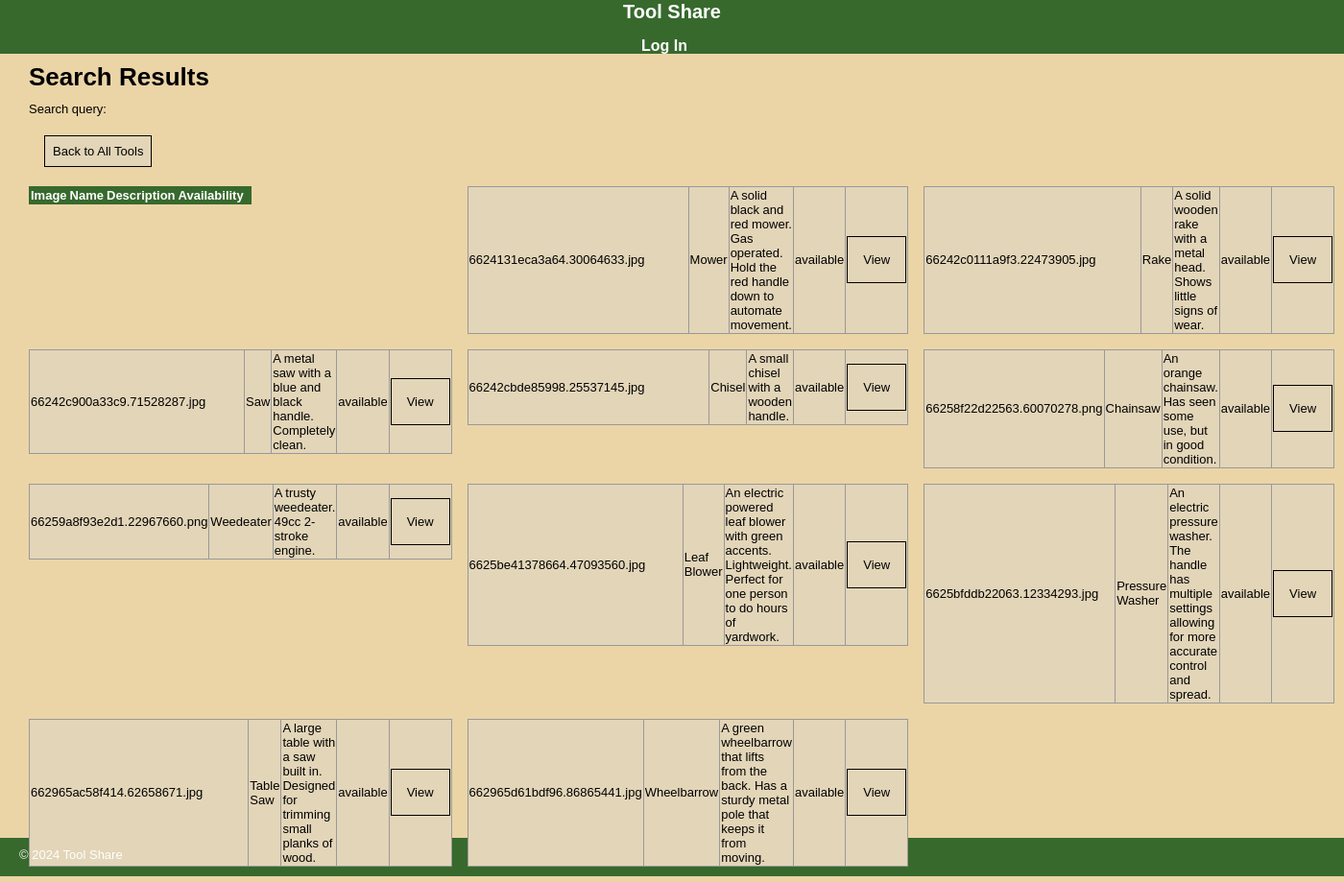
Screenshot of /tools/search.php with the database file from the repository.
### tables this page shows
CREATE TABLE `tools` (
  `id` int(11) NOT NULL,
  `tool_name` varchar(20) NOT NULL,
  `description` varchar(255) NOT NULL,
  `availability` enum('available','in use') NOT NULL,
  `image` varchar(255) NOT NULL
);

### private/classes/DatabaseObject.class.php (called while the page is built, shortened)
<?php
class DatabaseObject {
  static protected $database;
  static protected $table_name = "";
  static public function set_database($database) {
    self::$database = $database;
  }
  static public function find_by_sql($sql) {
    $result = self::$database->query($sql);
    $object_array = [];
    while($record = $result->fetch_assoc()) {
      $object_array[] = static::instantiate($record);
    }
    return $object_array;
  }
  static public function find_all() {
    $sql = "SELECT * FROM " . static::$table_name;
    return static::find_by_sql($sql);
  }
  static protected function instantiate($record) {
    $object = new static;
    foreach($record as $property => $value) {
      if(property_exists($object, $property)) {
        $object->$property = $value;
      }
    }
    return $object;
  }
}
?>

### private/functions.php (called while the page is built, shortened)
<?php
function url_for($script_path) {
  if($script_path[0] != '/') {
    $script_path = "/" . $script_path;
  }
  return WWW_ROOT . $script_path;
}
function u($string="") {
  return urlencode($string);
}
function h($string="") {
  return htmlspecialchars($string);
}
?>

### tools/search.php (the view, shortened to what this page needs)
<?php
$search_query = h($_GET['query'] ?? '');
$tools = Tool::find_all();
$filtered_tools = [];
foreach ($tools as $tool) {
    if (stripos($tool->tool_name, $search_query) !== false || stripos($tool->description, $search_query) !== false) {
        $filtered_tools[] = $tool;
    }
}
?>
<?php include(SHARED_PATH . '/staff_header.php'); ?>
<div id="content">
    <h1>Search Results</h1>
    <p>Search query: <?php echo h($search_query); ?></p>
    <div class="actions">
        <a class="action" href="index.php">Back to All Tools</a>
    </div>
    <table class="list">
        <tr>
            <th>Image</th>
            <th>Name</th>
            <th>Description</th>
            <th>Availability</th>
            <th>&nbsp;</th>
        </tr>
        <?php foreach ($filtered_tools as $tool) { ?>
            <tr>
                <td><?php echo h($tool->image); ?></td>
                <td><?php echo h($tool->tool_name); ?></td>
                <td><?php echo h($tool->description); ?></td>
                <td><?php echo h($tool->availability); ?></td>
                <td><a class="action" href="<?php echo url_for('show.php?id=' . h(u($tool->id))); ?>">View</a></td>
            </tr>
        <?php } ?>
    </table>
</div>
<?php include(SHARED_PATH . '/staff_footer.php'); ?>

### stylesheets/staff.css (style rules this page uses)
html { width: 100%; height: 100%; }
body { width: 100%; height: 100%; margin: 0; padding: 0; font: 13px/15px Verdana, Arial, Helvetica, sans-serif; background-color: #ebd5a7; }
#content { height: 100%; padding: 0 30px; }
.actions { margin-bottom: 1em; padding: 1rem; }
.action { text-decoration: none; color: #000; border: 1px solid #000; padding: .5rem; background-color: #e3d5b8; }
table { border-collapse: collapse; vertical-align: top; }
table.list { width: 100%; margin-bottom: 1rem; }
.list tr { padding-bottom: 1rem; display: block; height: auto; width: 100%; }
table.list tr td { border: 1px solid #999999; background-color: #e3d5b8; float: center; margin: 25px auto; align-content: center; width: 100%; }
table.list tr th { border: 1px solid #37692D; background: #37692D; color: white; text-align: left; }
.list tr td a { text-decoration: none; color: #000; display: flex; justify-content: left; padding: 1rem; height: auto; }

### rows the page displays
tools: image "6624131eca3a64.30064633.jpg", tool_name "Mower", description "A solid black and red mower. Gas operated. Hold the red handle down to automate movement.", availability "available"
tools: image "66242c0111a9f3.22473905.jpg", tool_name "Rake", description "A solid wooden rake with a metal head. Shows little signs of wear.", availability "available"
tools: image "66242c900a33c9.71528287.jpg", tool_name "Saw", description "A metal saw with a blue and black handle. Completely clean.", availability "available"
tools: image "66242cbde85998.25537145.jpg", tool_name "Chisel", description "A small chisel with a wooden handle.", availability "available"
tools: image "66258f22d22563.60070278.png", tool_name "Chainsaw", description "An orange chainsaw. Has seen some use, but in good condition.", availability "available"
tools: image "66259a8f93e2d1.22967660.png", tool_name "Weedeater", description "A trusty weedeater. 49cc 2-stroke engine.", availability "available"
tools: image "6625be41378664.47093560.jpg", tool_name "Leaf Blower", description "An electric powered leaf blower with green accents. Lightweight. Perfect for one person to do hours of yardwork.", availability "available"
tools: image "6625bfddb22063.12334293.jpg", tool_name "Pressure Washer", description "An electric pressure washer. The handle has multiple settings allowing for more accurate control and spread.", availability "available"
tools: image "662965ac58f414.62658671.jpg", tool_name "Table Saw", description "A large table with a saw built in. Designed for trimming small planks of wood.", availability "available"
tools: image "662965d61bdf96.86865441.jpg", tool_name "Wheelbarrow", description "A green wheelbarrow that lifts from the back. Has a sturdy metal pole that keeps it from moving.", availability "available"
